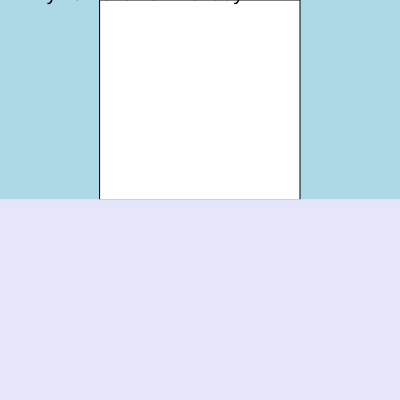
Frame 1 (no input)
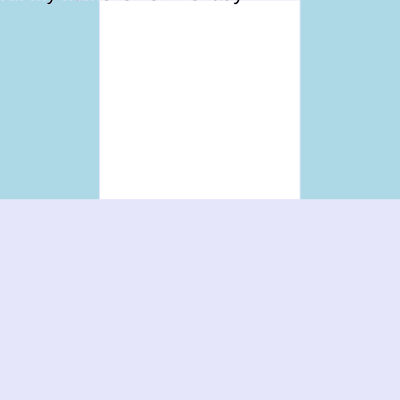
Frame 60 (no input)
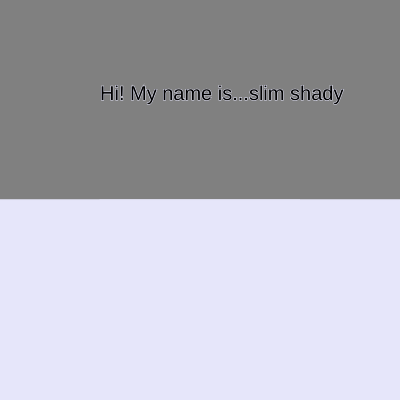
Frame 120 (the mouse pressed at the canvas centre since frame 60)

The p5.js sketch that drew these frames (run headless with seeded random() and noise() and a simulated clock; from frame 60 on, the mouse is pressed at the canvas centre):

// p5.js sketch
// ── sketch.js
//custom variables for y-coordinate of sun & horizon
let shapeHeight;

let designWidth = 400;
let designHeight= 400;
let horizon ;
function setup() {
  createCanvas(designWidth,designHeight);
  horizon =height/2;
}

function draw() {

  //shape follows y-coordinate of mouse
  shapeHeight = mouseY;
  currentWidth = mouseX;

  //light blue background if the shape is above horizon

  //with if-else statement
  if (shapeHeight < horizon) {
    background("lightblue"); // blue if above horizon
    
  } else {
    background("grey"); // grey if below horizon
  }

  //sun
  fill("white");
  
  rect(width/4, shapeHeight, width/2);
  textSize(20);
  fill("black");
  text('Hi! My name is...slim shady', currentWidth/2, shapeHeight/2);
  


  // draw line for horizon
  stroke('lavender');
  line(0,horizon,width,horizon);

  //grass

  fill("lavender");

  rect(0, horizon, width, height);

}



function windowResized() {
  resizeCanvas(windowWidth, windowHeight);
  horizon = height / 2; // recalc horizon after resize
}
